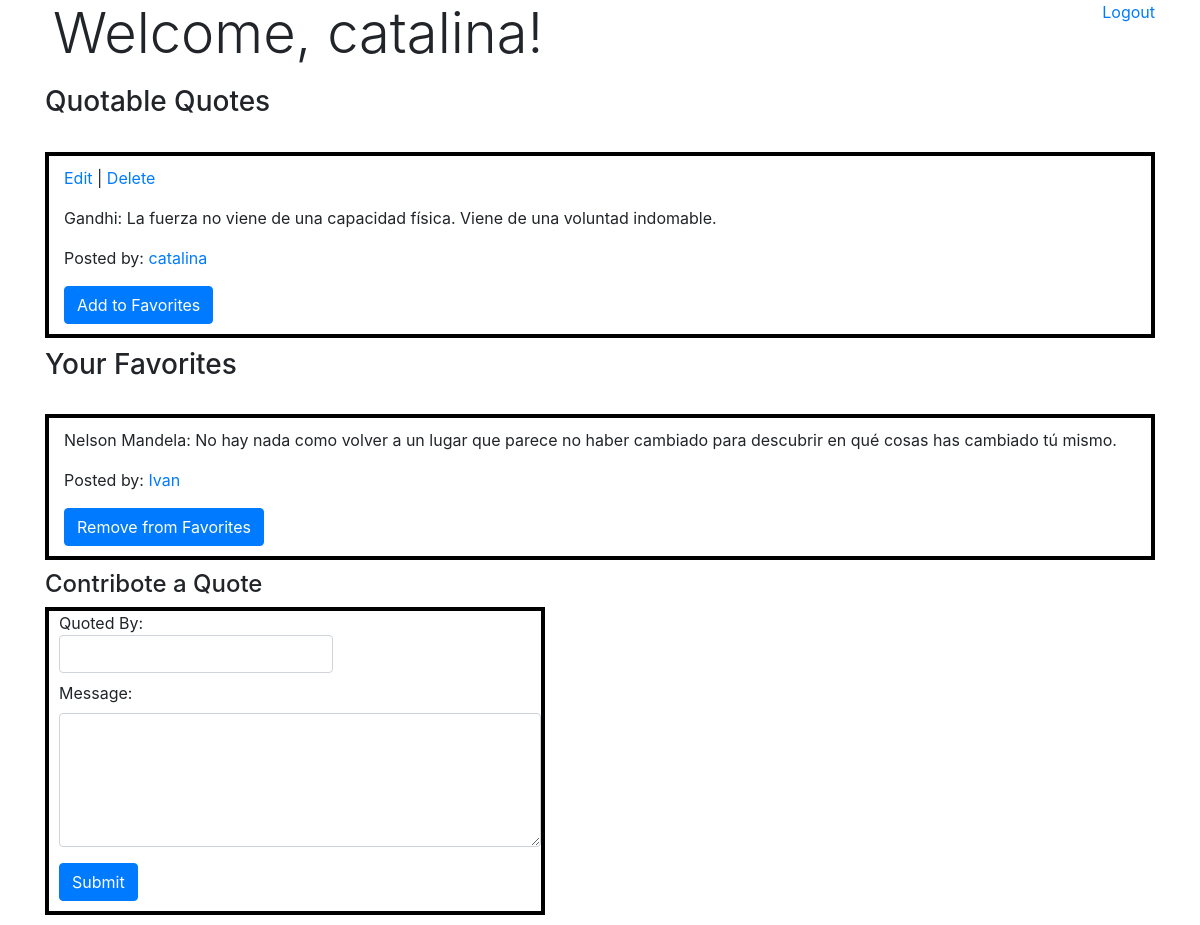
The app's page /quotes (signed in) with its own data.
### quote_app/models.py (models this page shows)
class User(models.Model):
    nombre = models.CharField(max_length=255)
    apellido = models.CharField(max_length=255)
    email = models.EmailField(max_length=255)
    password = models.CharField(max_length=255)
    created_at = models.DateField(auto_now_add=True)
    updated_at = models.DateField(auto_now=True)
    objects = UserManager()

class Quote(models.Model):
    quotee = models.CharField(max_length=255)
    message = models.CharField(max_length=255)
    creator = models.ForeignKey(User, related_name="has_created_quotes", on_delete=models.CASCADE)
    favorited_by = models.ManyToManyField(User, related_name="favorited_quotes")
    created_at = models.DateTimeField(auto_now_add=True)
    updated_at = models.DateTimeField(auto_now=True)
    objects = QuoteManager()

### quote_app/views.py (the view)
# urls.py: path("quotes", views.show_all),
def show_all(request):
    if "user_id" not in request.session:
        return redirect('/')
    else:
        context = {
            'all_quotes': Quote.objects.all(),
            'this_user': User.objects.get(id=request.session['user_id']),
        }
        return render(request,'quotes.html',context)

### quote_app/templates/quotes.html (shortened to what this page needs)
<!DOCTYPE html>
<html lang="en">
<head>
    <link rel="stylesheet" href="https://stackpath.bootstrapcdn.com/bootstrap/4.3.1/css/bootstrap.min.css"
>
</head>
<body>
    <div class="container">
        <div style="float: right;">
            <a href="/logout">Logout</a>
        </div>
        <div class="col-6 px-2">
            <h1 class="display-4">Welcome, {{request.session.greeting}}!</h1>
        </div>
        <div>
            <h3 style="padding-top: 10px;">Quotable Quotes</h3>
            <div style="padding-top: 15px;">
                {% for quote in all_quotes %}
                    {% if this_user not in quote.favorited_by.all %}
                        {% if quote.creator.id == request.session.user_id %}
                            <div class="container" style="border: 4px solid black; padding-top: 10px; margin-top: 10px;">
                                <p><a href="quotes/{{quote.id}}/edit">Edit</a> | <a href="quotes/{{quote.id}}/delete">Delete</a></p>
                                <p>{{quote.quotee}}: {{quote.message}}</p>
                                <p>Posted by: <a href="/quotes/{{quote.creator.id}}">{{quote.creator.nombre}}</a></p>
                                <button style="margin-bottom: 10px;" class="btn btn-primary"><a style="color: white;" href="/favorite/{{quote.id}}">Add to Favorites</a></button>
                            </div>
                        {% endif %}
                    {% endif %}
                {% endfor %}
            </div>
            <h3 style="padding-top: 10px;">Your Favorites</h3>
            <div style="padding-top: 15px;">
                {% for quote in all_quotes %}
                    {% if this_user in quote.favorited_by.all %}
                        {% if quote.creator.id == request.session.user_id %}
                            <div class="container" style="border: 4px solid black; padding-top: 10px; margin-top: 10px;">
                                <p><a href="quotes/{{quote.id}}/edit">Edit</a> | <a href="quotes/{{quote.id}}/delete">Delete</a></p>
                                <p>{{quote.quotee}}: {{quote.message}}</p>
                                <p>Posted by: <a href="/quotes/{{quote.creator.id}}">{{quote.creator.nombre}}</a></p>
                                <button style="margin-bottom: 10px;" class="btn btn-primary"><a style="color: white;" href="/unfavorite/{{quote.id}}">Remove from Favorites</a></button>
                            </div>
                        {% elif this_user in quote.favorited_by.all %}
                            <div class="container" style="border: 4px solid black; padding-top: 10px; margin-top: 10px;">
                                <p>{{quote.quotee}}: {{quote.message}}</p>
                                <p>Posted by: <a href="/quotes/{{quote.creator.id}}">{{quote.creator.nombre}}</a></p>
                                <button style="margin-bottom: 10px;" class="btn btn-primary"><a style="color: white;" href="/unfavorite/{{quote.id}}">Remove from Favorites</a></button>
                            </div>
                        {% endif %}
                    {% endif %}
                {% endfor %}
            </div>
        </div>
        <div>
            <h4 style="padding-top: 10px;">Contribote a Quote</h4>
            <div style="border: 4px solid black; max-width: 500px; margin-bottom: 10px; padding-bottom: 10px;">
                <form action="/quotes/create" method="POST">
                    <div style="padding-left: 10px;" class="form-group">
                        <label for="quotee">Quoted By: <input type="text" class="form-control" name="quotee"></label>
                        <div>
                            <label for="message">Message: </label>
                            <textarea name="message" class="form-control" cols="5" rows="5">{{quote.message}}</textarea>
                        </div>
                    </div>
                    <button style="margin-left: 10px;" type="submit" class="btn btn-primary">Submit</button>
                </form>
            </div>
        </div>
    </div>
</body>

### records on screen
User: session.greeting "catalina"
Quote: quotee "Gandhi", message "La fuerza no viene de una capacidad física. Viene de una voluntad indomable.", creator.nombre "catalina"
Quote: quotee "Nelson Mandela", message "No hay nada como volver a un lugar que parece no haber cambiado para descubrir en qué cosas has cambiado tú mismo.", creator.nombre "Ivan"
